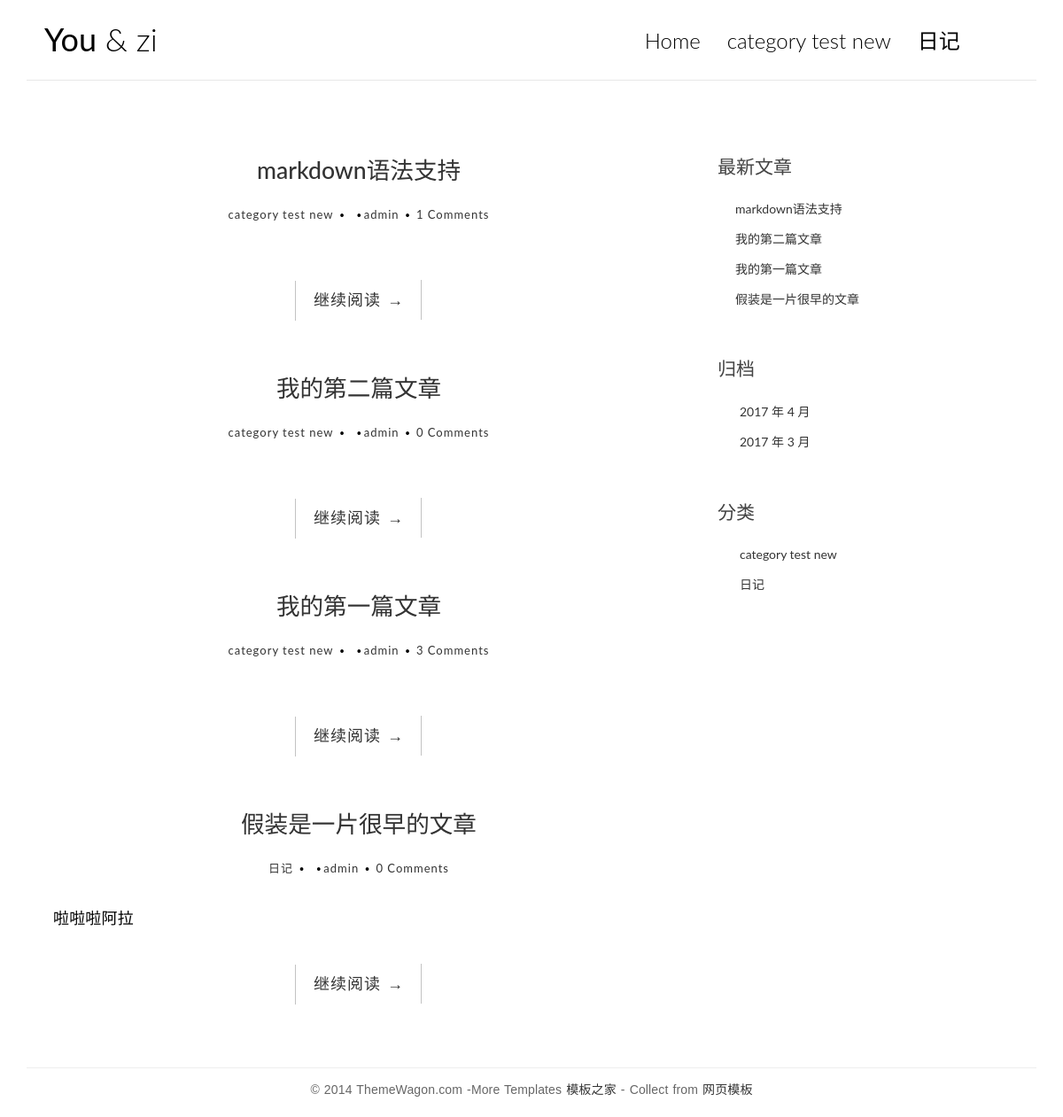
The page / on the database its author committed.
### blog/models.py (models this page shows, shortened)
class Category(models.Model):
    name = models.CharField(max_length=100)

class Post(models.Model):
    title = models.CharField(max_length=100)
    body = models.TextField()
    created_time = models.DateTimeField()
    modified_time = models.DateTimeField()
    excerpt = models.CharField(max_length=200,blank=True)
    category = models.ForeignKey(Category)
    tags = models.ManyToManyField(Tag,blank=True)
    author = models.ForeignKey(User)
    def get_absolute_url(self):
        return reverse('blog:detail',kwargs={'pk':self.pk})
    class Meta:
        ordering = ['-created_time']

### blog/views.py (the view)
# urls.py: url(r'^$',views.index,name='index'),
def index(request):
    post_list = Post.objects.all()
    return render(request,'blog/index.html',context={'post_list':post_list})

### blog/templatetags/blog_tags.py (called while the page is built)
@register.simple_tag
def get_recent_posts(num=5):
    return Post.objects.all()[:num]

@register.simple_tag
def archives():
    return Post.objects.dates('created_time','month',order='DESC')

@register.simple_tag
def get_categories():
    return Category.objects.all()

### templates/blog/index.html (shortened to what this page needs)
{% extends 'blog/base.html' %}
                    {% block main %}
                        {% for post in post_list %}
						<article class="post post-1">
							<header class="entry-header">
								<h1 class="entry-title">
									<a href="{{ post.get_absolute_url }}">{{ post.title }}</a>
								</h1>
								<div class="entry-meta">
									<span class="post-category"><a href="#">{{ post.category.name }}</a></span>
									<span class="post-date"><a href="#"><time class="entry-date" datetime="{{ post.created_time }}">{{ post.created.time }}</time></a></span>
									<span class="post-author"><a href="#">{{ post.author }}</a></span>
									<span class="comments-link"><a href="#">{{ post.comment_set.count }} Comments</a></span>
								</div>
							</header>
							<div class="entry-content clearfix">
								<p>{{ post.excerpt }}</p>
								<div class="read-more cl-effect-14">
									<a href="{{ post.get_absolute_url }}" class="more-link">继续阅读 <span class="meta-nav">→</span></a>
								</div>
							</div>
						</article>
                        {% empty %}
                            <div class="no-post">暂时还没有发布的文章！</div>
                        {% endfor %}
                    {% endblock main %}

### templates/blog/base.html (shortened to what this page needs)
{% load blog_tags %}
<!DOCTYPE html>
<html>
	<head>
        {% load staticfiles %}
        <link rel="stylesheet" href="{% static 'blog/css/bootstrap.min.css' %}">
		<link rel="stylesheet" href="http://code.ionicframework.com/ionicons/2.0.1/css/ionicons.min.css">
		<link rel="stylesheet" href="{% static 'blog/css/pace.css' %}">
	    <link rel="stylesheet" href="{% static 'blog/css/custom.css' %}">
        <link rel="stylesheet" href="{% static 'blog/css/friendly.css' %}">
	</head>
	<body>
		<div class="container">
			<header id="site-header">
				<div class="row">
					<div class="col-md-4 col-sm-5 col-xs-8">
						<div class="logo">
							<h1><a href="{% url 'blog:index' %}"><b>You</b> &amp; zi</a></h1>
						</div>
					</div>
					<div class="col-md-8 col-sm-7 col-xs-4">
						<nav class="main-nav" role="navigation">
							<div class="collapse navbar-collapse" id="bs-example-navbar-collapse-1">
                                {% get_categories as category_list %}
  								<ul class="nav navbar-nav navbar-right">
    								<li class="cl-effect-11"><a href="{% url 'blog:index' %}" data-hover="Home">Home</a></li>
                                    {% for category in category_list %}
    								<li class="cl-effect-11"><a href="{% url 'blog:category' category.pk %}" data-hover="{{ category.name }}">{{ category.name }}</a></li>
                                    {% endfor %}
  								</ul>
							</div>
						</nav>
					</div>
				</div>
			</header>
		</div>
		<div class="content-body">
			<div class="container">
				<div class="row">
					<main class="col-md-8">
                        {% block main %}
                        {% endblock main %}
					</main>
					<aside class="col-md-4">
						<div class="widget widget-recent-posts">
							<h3 class="widget-title">最新文章</h3>
                            {% get_recent_posts as recent_post_list %}
							<ul>
                                {% for post in recent_post_list  %}
								<li>
									<a href="{{ post.get_absolute_url }}">{{ post.title }}</a>
								</li>
                                {% endfor %}
							</ul>
						</div>
						<div class="widget widget-archives">
							<h3 class="widget-title">归档</h3>
                            {% archives as date_list %}
							<ul>
                                {% for date in date_list %}
								<li>
									<a href="{% url 'blog:archives' date.year date.month %}">{{ date.year }} 年 {{ date.month }} 月</a>
								</li>
                                {% endfor %}
							</ul>
						</div>
						<div class="widget widget-category">
							<h3 class="widget-title">分类</h3>
                            {% get_categories as category_list %}
							<ul>
                                {% for category in category_list %}
								<li>
									<a href="{% url 'blog:category' category.pk %}">{{ category.name }}</a>
								</li>
                                {% endfor %}
							</ul>
						</div>
					</aside>
				</div>
			</div>
		</div>
		<footer id="site-footer">
			<div class="container">
				<div class="row">
					<div class="col-md-12">
						<p class="copyright">&copy; 2014 ThemeWagon.com -More Templates <a href="http://www.cssmoban.com/" target="_blank" title="模板之家">模板之家</a> - Collect from <a href="http://www.cssmoban.com/" title="网页模板" target="_blank">网页模板</a></p>
					</div>
				</div>
			</div>
		</footer>
	</body>
</html>

### blog/static/blog/css/custom.css (style rules this page uses)
* { outline: none; }
h1, h2, h3, h4, h5, h6 { margin-top: 0; }
b { font-weight: 400; }
a { color: #333; }
body { color: #444; font-family: 'Lato', sans-serif; }
p { font-family: 'Ubuntu', sans-serif; font-weight: 400; word-spacing: 1px; letter-spacing: 0.01em; }
#site-header { background-color: #FFF; padding: 25px 20px; margin-bottom: 40px; border-bottom: 1px solid #e7e7e7; }
.logo h1 a { color: #000; }
.logo h1 { margin: 0; font-family: 'Lato', sans-serif; font-weight: 300; }
.main-nav { margin-top: 11px; max-width: 95%; }
.main-nav a { color: #000000 !important; padding: 0 0 5px 0 !important; margin-right: 30px; font-family: 'Lato', sans-serif; font-weight: 300; font-size: 24px; }
.cl-effect-11 a { padding: 10px 0; color: #0972b4; text-shadow: none; }
.cl-effect-11 a::before { position: absolute; top: 0; left: 0; overflow: hidden; padding: 0 0 5px 0 !important; max-width: 0; border-bottom: 1px solid #000; color: #000; content: attr(data-hover); -webkit-transition: max-width 0.5s; -moz-transition: max-width 0.5s; transition: max-width 0.5s; }
.content-body { padding-bottom: 4em; }
.post, .comment-area { background: #fff; padding: 30px 30px 0; }
.entry-title { text-align: center; font-size: 1.9em; margin-bottom: 20px; line-height: 1.6; padding: 10px 20px 0; }
.entry-meta { text-align: center; color: #DDDDDD; font-size: 13px; letter-spacing: 1px; margin-bottom: 30px; }
.entry-content { font-size: 18px; line-height: 1.9; font-weight: 300; color: #000; }
.post-category, .post-date, .post-author { position: relative; padding-right: 15px; }
.post-category::after, .post-date::after, .post-author::after { position: absolute; content: '.'; color: #000; font-size: 30px; top: -22px; right: 1px; }
.read-more { font-family: 'Ubuntu', sans-serif; font-weight: 400; word-spacing: 1px; letter-spacing: 0.01em; text-align: center; margin-top: 20px; }
.cl-effect-14 a { padding: 0 20px; height: 45px; line-height: 45px; position: relative; display: inline-block; margin: 15px 25px; letter-spacing: 1px; font-weight: 400; text-shadow: 0 0 1px rgba(255,255,255,0.3); }
.cl-effect-14 a::before, .cl-effect-14 a::after { position: absolute; width: 45px; height: 1px; background: #C3C3C3; content: ''; -webkit-transition: all 0.3s; -moz-transition: all 0.3s; transition: all 0.3s; pointer-events: none; }
.cl-effect-14 a::before { top: 0; left: 0; -webkit-transform: rotate(90deg); -moz-transform: rotate(90deg); transform: rotate(90deg); -webkit-transform-origin: 0 0; -moz-transform-origin: 0 0; transform-origin: 0 0; }
.cl-effect-14 a::after { right: 0; bottom: 0; -webkit-transform: rotate(90deg); -moz-transform: rotate(90deg); transform: rotate(90deg); -webkit-transform-origin: 100% 0; -moz-transform-origin: 100% 0; transform-origin: 100% 0; }
.widget { background: #fff; padding: 30px 0 0; }
.widget-title { font-size: 1.5em; margin-bottom: 20px; line-height: 1.6; padding: 10px 0 0; font-weight: 400; }
.widget-recent-posts ul { padding: 0; margin: 0; padding-left: 20px; }
.widget-recent-posts ul li { list-style-type: none; position: relative; line-height: 170%; margin-bottom: 10px; }
.widget-recent-posts ul li::before { content: '\f3d3'; font-family: "Ionicons"; position: absolute; left: -17px; top: 3px; font-size: 16px; color: #000; }
.widget-archives ul { padding: 0; margin: 0; padding-left: 25px; }
.widget-archives ul li { list-style-type: none; position: relative; line-height: 170%; margin-bottom: 10px; }
.widget-archives ul li::before { content: '\f3f3'; font-family: "Ionicons"; position: absolute; left: -25px; top: 1px; font-size: 16px; color: #000; }
.widget-category ul { padding: 0; margin: 0; padding-left: 25px; }
.widget-category ul li { list-style-type: none; position: relative; line-height: 170%; margin-bottom: 10px; }
.widget-category ul li::before { content: '\f3fe'; font-family: "Ionicons"; position: absolute; left: -25px; top: 1px; font-size: 18px; color: #000; }
#site-footer { padding-top: 10px; padding: 0 0 1.5em 0; }
.copyright { text-align: center; padding-top: 1em; margin: 0; border-top: 1px solid #eee; color: #666; }

### rows shown on the page
Category: name "category test new"
Category: name "日记"
Post: title "markdown语法支持", category.name "category test new", author "admin", comment_set.count "1"
Post: title "我的第二篇文章", category.name "category test new", author "admin", comment_set.count "0"
Post: title "我的第一篇文章", category.name "category test new", author "admin", comment_set.count "3"
Post: title "假装是一片很早的文章", category.name "日记", author "admin", comment_set.count "0", excerpt "啦啦啦阿拉"

### other values the page prints
{{ date.year }} "2017" "2017"
{{ date.month }} "4" "3"
